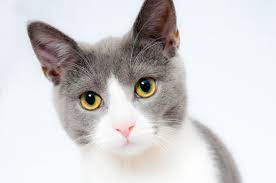
#> input picture catImages/cat1.jpeg, 276 x 183 px; its folder holds only this picture in this run
$ python ImageProcessing.py
#> lines starting #> are read from the running program, lines starting #| are printed output that depends on the picture
from PIL import Image, ImageOps
import os
Pixels = 600
processedImages = []
folder_dir = "catImages"
# folder_dir = "ElephantImages"
label = 1

def processImage(file):
#> called with file = 'catImages/cat1.jpeg'
    image = Image.open(file)
#> image is the input picture: PIL image 276x183 RGB; mean R, G, B 211.2, 208.1, 209.6
    width, height = image.size
#> width = 276; height = 183
    centerX = width/2
#> centerX = 138
    centerY = height/2
#> centerY = 91.5
    if width>height:
        image = image.crop((centerX - centerY, 0, centerX + centerY, height))
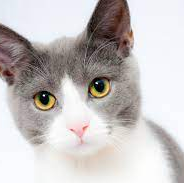
#> image: PIL image 184x183 RGB; mean R, G, B 198.2, 193.3, 192.8
    elif height>width:
        image = image.crop((centerX - centerY, 0, width, width))
    image = image.resize((Pixels, Pixels))
#> image: PIL image 600x600 RGB
    image = ImageOps.grayscale(image)
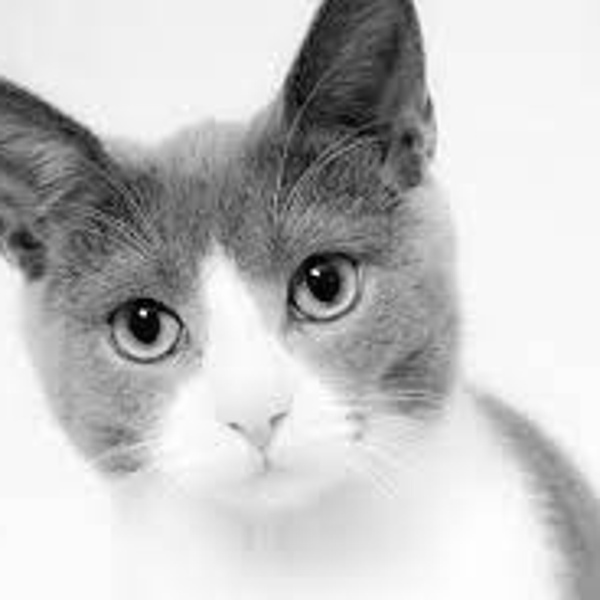
#> image: PIL image 600x600 L; min 0, max 255, mean 194.7
    return image

def createCSV():
    labels = ['label,']
    for i in range(1, Pixels+1):
        for j in range(1, Pixels+1):
            labels.append(f'{i}x{j},')
    labels[Pixels*Pixels] = f'{Pixels}x{Pixels}'
    with open('CSV_Files/AnimalData.csv', 'w') as f:
        row = ""
        for i in range(len(labels)):
            row = row + labels[i]
        f.write(row)
        f.write('eefafliafliaf')
        f.close()

def appendCSV(image, label):
    pixels = []
    for i in range(Pixels):
        for j in range(Pixels):
            pixels.append(f'{image.getpixel((i, j))},')
    row = ""
    pixels[Pixels**2-1] = image.getpixel((Pixels-1, Pixels-1))
    for pixel in pixels:
        row = row + str(pixel)
    with open('CSV_Files/AnimalData.csv', 'a') as f:
        f.write(f'\n{label},{row}')
        f.close()

# createCSV()

for image in os.listdir(folder_dir):
    dir = str(folder_dir)+'/'+str(image)
    processedImages.append(processImage(dir))
# for image in processedImages:
#     image.show()

for i in range(len(processedImages)):
    appendCSV(processedImages[i], label)
#> this loop made 1 pass


#Elephant = 0
#Cat = 1

$ run again, on catImages/cat2.jpeg
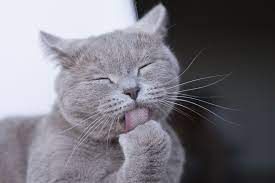
#> input picture catImages/cat2.jpeg, 275 x 183 px
#> in processImage, image is the input picture: PIL image 275x183 RGB; mean R, G, B 120.2, 117.6, 125.9
#> in processImage, `image = image.crop((centerX - centerY, 0, centerX + centerY, height))`:
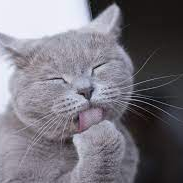
#> image: PIL image 183x183 RGB; mean R, G, B 119.7, 116.5, 125
#> in processImage, `image = ImageOps.grayscale(image)`:
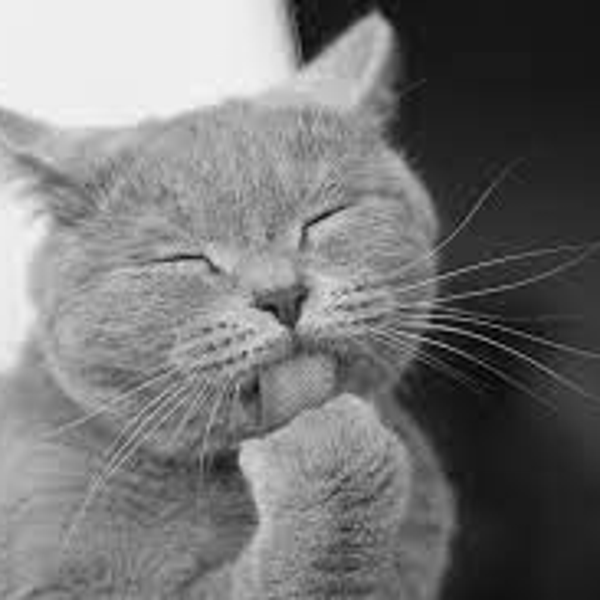
#> image: PIL image 600x600 L; min 0, max 245, mean 118.4
#> the loop `for i in range(len(processedImages)):` made 1 pass

$ run again, on catImages/cat5.jpeg
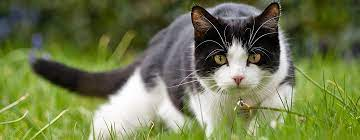
#> input picture catImages/cat5.jpeg, 360 x 140 px
#> in processImage, image is the input picture: PIL image 360x140 RGB; mean R, G, B 112.3, 121.2, 77.2
#> in processImage, `image = image.resize((Pixels, Pixels))`:
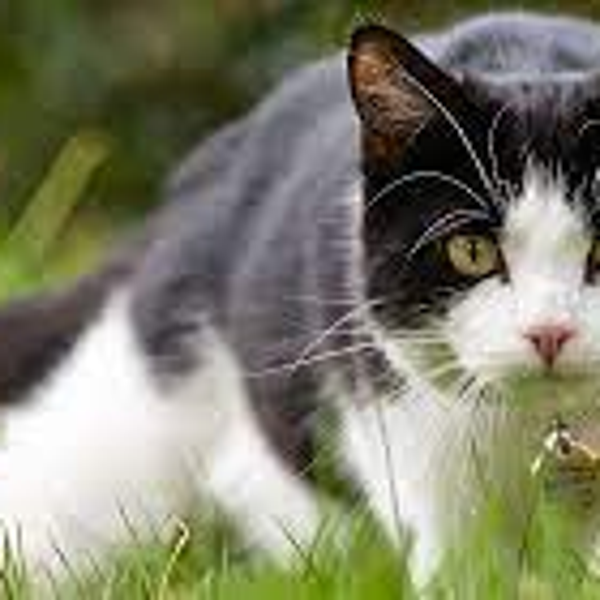
#> image: PIL image 600x600 RGB; mean R, G, B 127.1, 127.7, 107.2
#> in processImage, `image = ImageOps.grayscale(image)`:
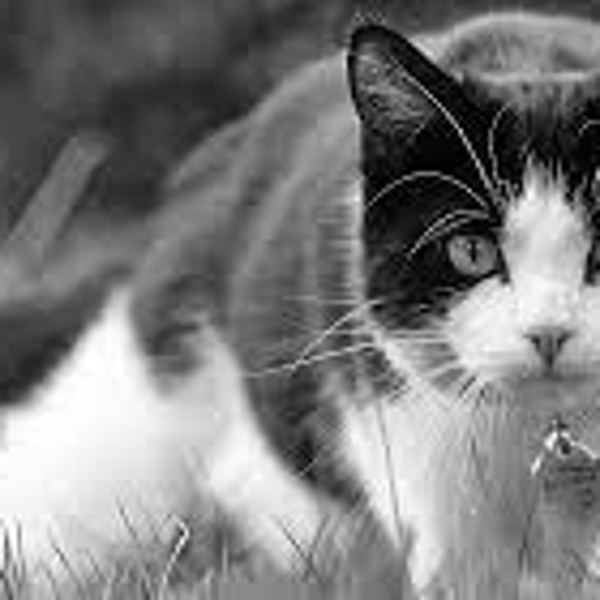
#> image: PIL image 600x600 L; min 0, max 255, mean 125.2
#> the loop `for i in range(len(processedImages)):` made 1 pass

$ run again, on catImages/cat6.jpeg
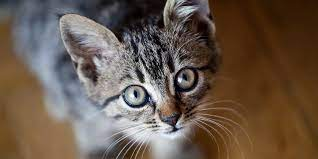
#> input picture catImages/cat6.jpeg, 318 x 159 px
#> in processImage, image is the input picture: PIL image 318x159 RGB; mean R, G, B 105.2, 88.6, 75.5
#> in processImage, `image = image.resize((Pixels, Pixels))`:
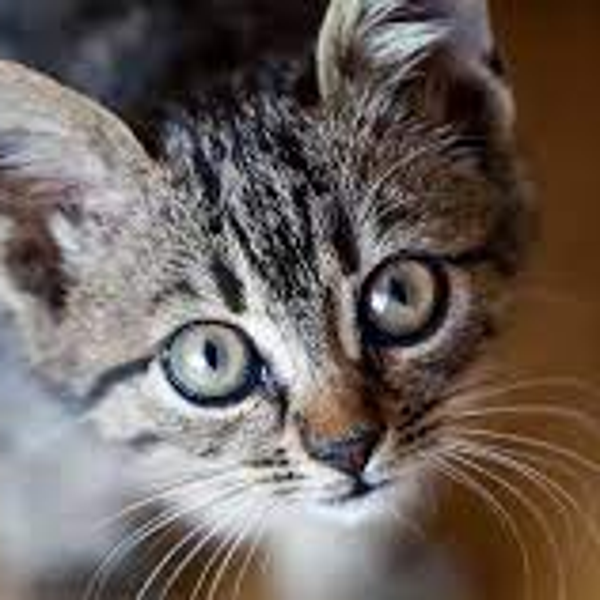
#> image: PIL image 600x600 RGB; mean R, G, B 107.8, 97.2, 91.8
#> in processImage, `image = ImageOps.grayscale(image)`:
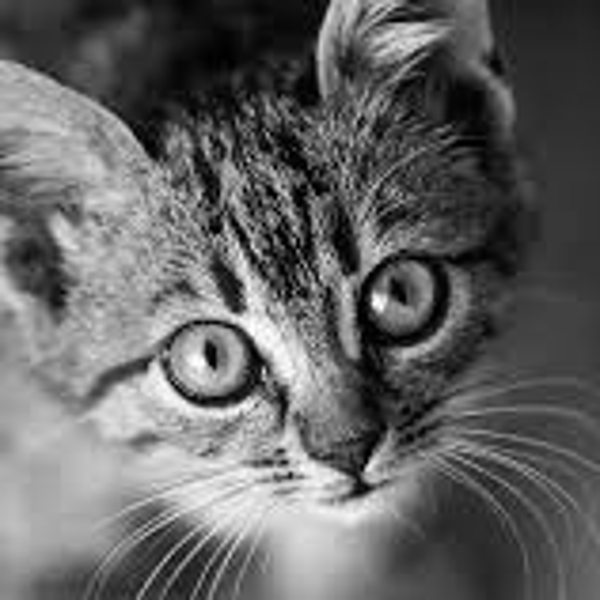
#> image: PIL image 600x600 L; min 0, max 255, mean 99.8
#> the loop `for i in range(len(processedImages)):` made 1 pass

$ run again, on catImages/cat10.jpeg
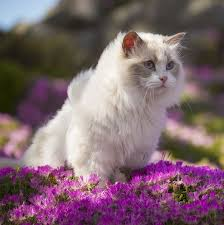
#> input picture catImages/cat10.jpeg, 224 x 225 px
#> in processImage, image is the input picture: PIL image 224x225 RGB; mean R, G, B 125.8, 101.5, 109.7
#> in processImage, `image = image.crop((centerX - centerY, 0, width, width))`:
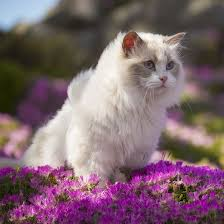
#> image: PIL image 224x224 RGB; mean R, G, B 126, 101.8, 109.9
#> in processImage, `image = ImageOps.grayscale(image)`:
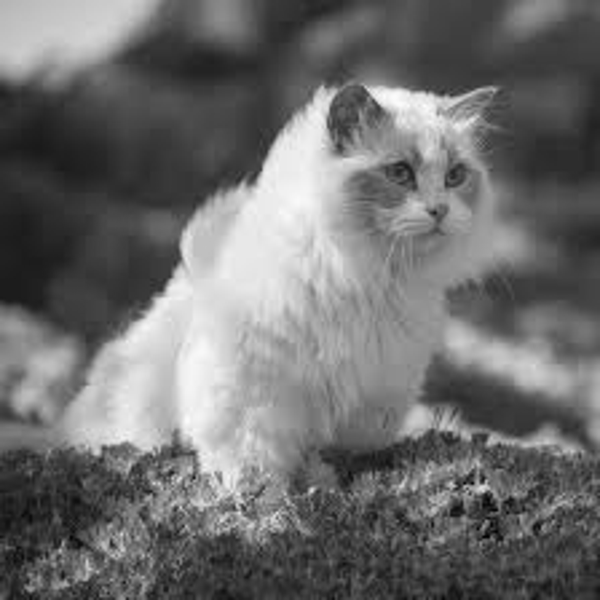
#> image: PIL image 600x600 L; min 0, max 253, mean 109.9
#> the loop `for i in range(len(processedImages)):` made 1 pass
